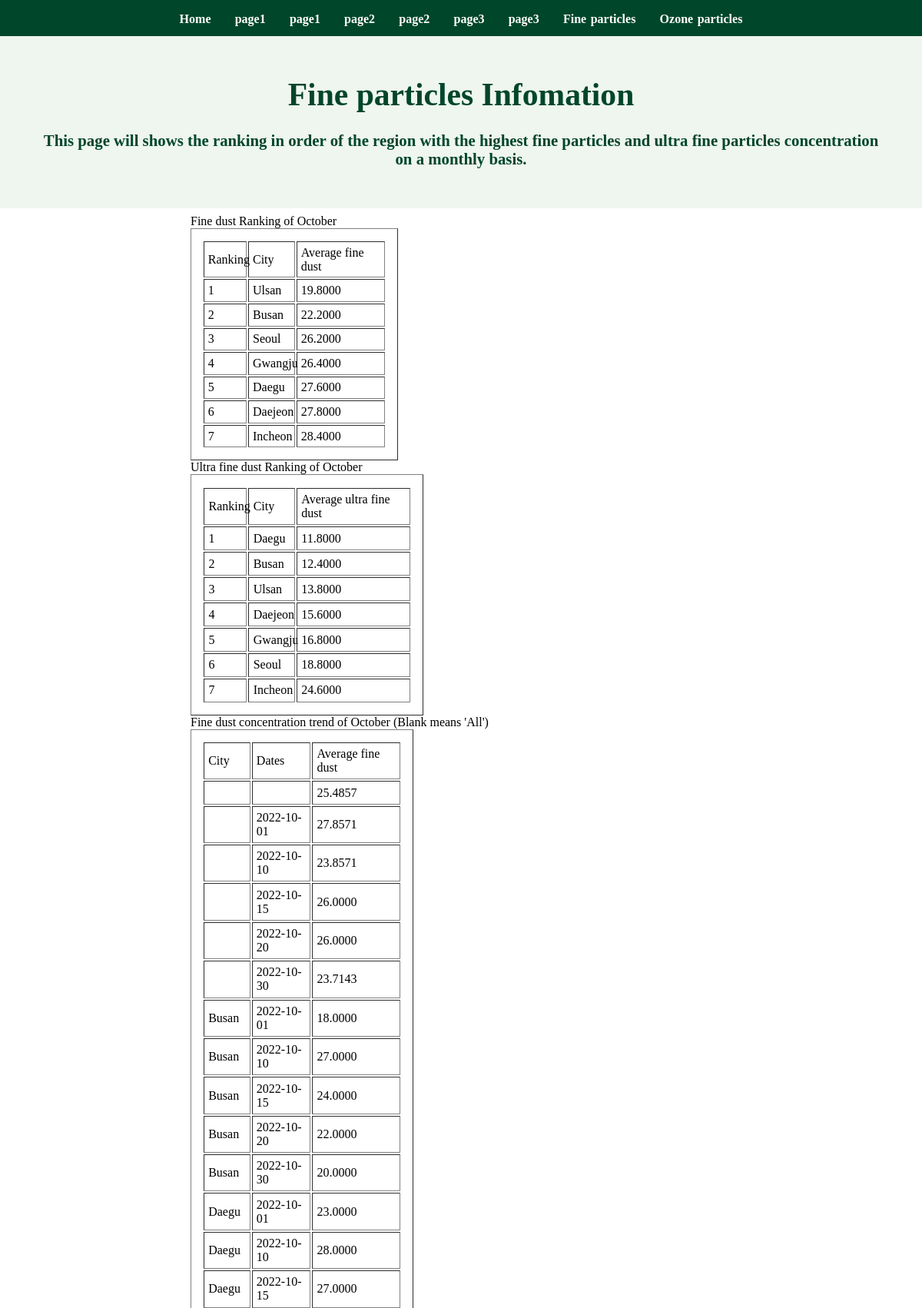
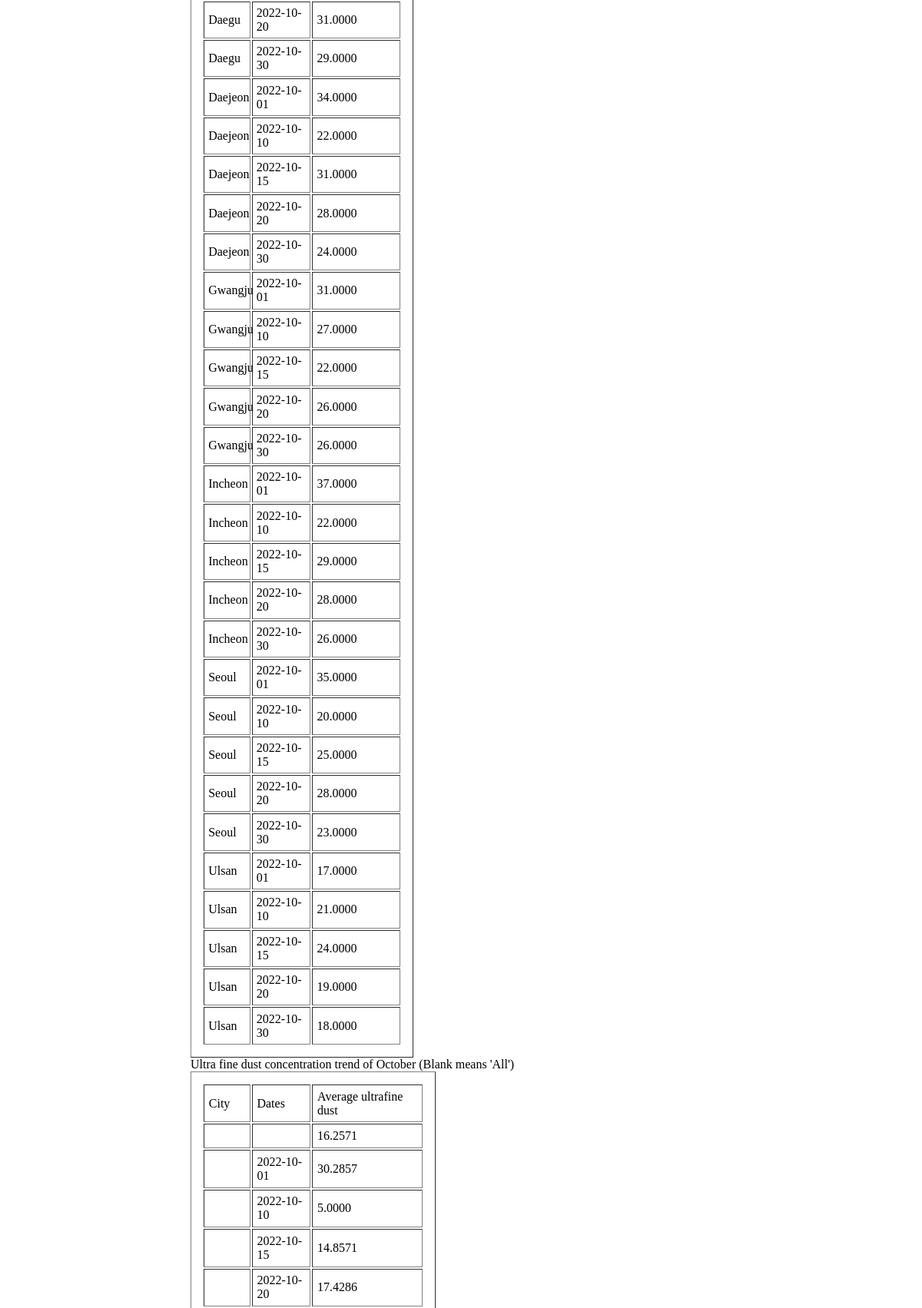
Screenshot of /webpage/hyuna/fine_particles.php (upper part) with the database file from the repository (2 pictures, top to bottom).
### tables this page shows
CREATE TABLE REGION (
	REGION_CODE CHAR(4) NOT NULL, 
	ADMINISTRATIVE_AREA VARCHAR(20) NOT NULL,
	CITY VARCHAR(20) NOT NULL,
	PRIMARY KEY(REGION_CODE)
);

### webpage/hyuna/fine_particles.php (the view, shortened to what this page needs)
<!DOCTYPE html>
<html lang="en">
<head>
    <link rel="stylesheet" href="./home.css" type="text/css">
</head>
<body>
    <div class="grids">
        <div class="grid-header">
            <a href="home.html" class="grid-header">Home</a>
            <a href="00.html" class="grid-header">page1</a>
            <a href="00.html" class="grid-header">page1</a>
            <a href="00.html" class="grid-header">page2</a>
            <a href="00.html" class="grid-header">page2</a>
            <a href="00.html" class="grid-header">page3</a>
            <a href="00.html" class="grid-header">page3</a>
            <a href="fine_particles.php" class="grid-header">Fine particles</a>
            <a href="ozone.php" class="grid-header">Ozone particles</a>
        </div>
        <div class="grid-logo">
            <h1 id="logo">Fine particles Infomation</h1>
            <p><br><b>This page will shows the ranking in order of the region with the highest fine particles and ultra
                    fine particles concentration on a monthly basis.</b></p>
        </div>
        <div class="grid-content">
            <?php
            $conn = mysqli_connect("localhost", "team20", "team20", "weather");
            $query1 = "SELECT CITY, AVG_FINE_DUST
            ,RANK() OVER(ORDER BY AVG_FINE_DUST) AS RANKING
            FROM AVG_FINE_DUST";
            $result1 = mysqli_query($conn, $query1);
            $query2 = "SELECT CITY, AVG_ULTRAFINE_DUST
            ,RANK() OVER(ORDER BY AVG_ULTRAFINE_DUST) AS RANKING
            FROM AVG_FINE_DUST";
            $result2 = mysqli_query($conn, $query2);
            $query3 = "SELECT DATES, CITY, AVG_FINE_DUST
            FROM AVG_FINE_DUST_BY_DATES
            ORDER BY CITY, DATES";
            $result3 = mysqli_query($conn, $query3);
            $query4 = "SELECT DATES, CITY, AVG_ULTRAFINE_DUST
            FROM AVG_FINE_DUST_BY_DATES
            ORDER BY CITY, DATES";
            $result4 = mysqli_query($conn, $query4);
            ?>
            <FORM>
                <p>Fine dust Ranking of October</p>
                <TABLE Border=1>
                    <tr>
                        <td>Ranking</td>
                        <td>City</td>
                        <td>Average fine dust</td>
                    </tr>
                    <?php while ($row = mysqli_fetch_array($result1)) { ?>
                    <tr>
                        <td>
                            <?= $row['RANKING'] ?>
                        </td>
                        <td>
                            <?= $row['CITY'] ?>
                        </td>
                        <td>
                            <?= $row['AVG_FINE_DUST'] ?>
                        </td>
                    </tr>
                    <?php } ?>
                </TABLE>
                <p>Ultra fine dust Ranking of October</p>
                <TABLE Border=1>
                    <tr>
                        <td>Ranking</td>
                        <td>City</td>
                        <td>Average ultra fine dust</td>
                    </tr>
                    <?php while ($row = mysqli_fetch_array($result2)) { ?>
                    <tr>
                        <td>
                            <?= $row['RANKING'] ?>
                        </td>
                        <td>
                            <?= $row['CITY'] ?>
                        </td>
                        <td>
                            <?= $row['AVG_ULTRAFINE_DUST'] ?>
                        </td>
                    </tr>
                    <?php } ?>
                </TABLE>
                <p>Fine dust concentration trend of October (Blank means 'All')</p>
                <TABLE Border=1>
                    <tr>
                        <td>City</td>
                        <td>Dates</td>
                        <td>Average fine dust</td>
                    </tr>
                    <?php while ($row = mysqli_fetch_array($result3)) { ?>
                    <tr>
                        <td>
                            <?= $row['CITY'] ?>
                        </td>
                        <td>
                            <?= $row['DATES'] ?>
                        </td>
                        <td>
                            <?= $row['AVG_FINE_DUST'] ?>
                        </td>
                    </tr>
                    <?php } ?>
                </TABLE>
                <p>Ultra fine dust concentration trend of October (Blank means 'All')</p>
                <TABLE Border=1>
                    <tr>
                        <td>City</td>
                        <td>Dates</td>
                        <td>Average ultrafine dust</td>
                    </tr>
                    <?php while ($row = mysqli_fetch_array($result4)) { ?>
                    <tr>
                        <td>
                        </td>
                        <td>
                            <?= $row['DATES'] ?>
                        </td>
                        <td>
                            <?= $row['AVG_ULTRAFINE_DUST'] ?>
                        </td>
                    </tr>
                    <?php } ?>
                </TABLE>
            </FORM>
        </div>
    </div>
</body>
</html>

### webpage/home.css (style rules this page uses)
* { margin: 0; padding: 0; }
.grids { display: grid; grid-template-columns: 20% 1fr 1fr 1fr 20%; }
div { background-color: rgba( 255, 255, 255, 0.5 ); }
.grid-header { background-color:rgb(0, 70, 42); text-decoration: none; color:white; grid-column: 1 / span 5; display: inline; text-align: center; padding: 0.8em; padding-top: 1em; word-spacing: 0.1em; font-weight: bold; }
.grid-logo { color: rgb(0, 70, 42); text-align: center; grid-column: 1 / span 5; padding: 2.5em; font-size: 1.3em; background-color:rgb(239, 245, 239); }
.grid-content { list-style-type: none; grid-column: 2/ span 3; padding: 0.5em; }
a { text-decoration: none; }

### webpage/hyuna/fine_particles.php (style rules this page uses)
table, th, td { padding: 2%; }

### rows the page displays
region: RANKING "1", CITY "Ulsan", AVG_FINE_DUST "19.8000", RANKING "3", AVG_ULTRAFINE_DUST "13.8000"
region: RANKING "2", CITY "Busan", AVG_FINE_DUST "22.2000", AVG_ULTRAFINE_DUST "12.4000"
region: RANKING "3", CITY "Seoul", AVG_FINE_DUST "26.2000", RANKING "6", AVG_ULTRAFINE_DUST "18.8000"
region: RANKING "4", CITY "Gwangju", AVG_FINE_DUST "26.4000", RANKING "5", AVG_ULTRAFINE_DUST "16.8000"
region: RANKING "5", CITY "Daegu", AVG_FINE_DUST "27.6000", RANKING "1", AVG_ULTRAFINE_DUST "11.8000"
region: RANKING "6", CITY "Daejeon", AVG_FINE_DUST "27.8000", RANKING "4", AVG_ULTRAFINE_DUST "15.6000"
region: RANKING "7", CITY "Incheon", AVG_FINE_DUST "28.4000", AVG_ULTRAFINE_DUST "24.6000"

### other values shown
$row['AVG_FINE_DUST'] "25.4857"
$row['DATES'] "2022-10-01"
$row['AVG_FINE_DUST'] "27.8571"
$row['DATES'] "2022-10-10"
$row['AVG_FINE_DUST'] "23.8571"
$row['DATES'] "2022-10-15"
$row['AVG_FINE_DUST'] "26.0000"
$row['DATES'] "2022-10-20"
$row['DATES'] "2022-10-30"
$row['AVG_FINE_DUST'] "23.7143"
$row['CITY'] "Busan"
$row['AVG_FINE_DUST'] "18.0000"
$row['AVG_FINE_DUST'] "27.0000"
$row['AVG_FINE_DUST'] "24.0000"
$row['AVG_FINE_DUST'] "22.0000"
